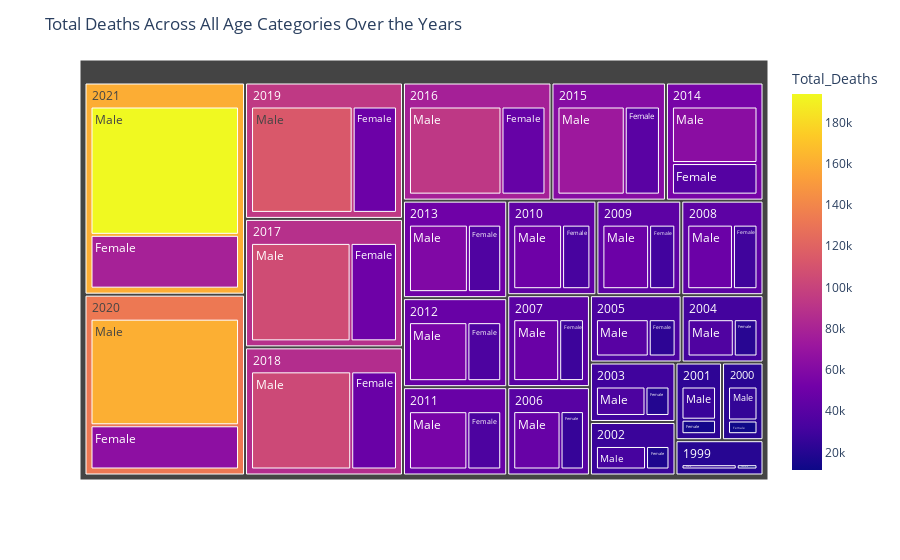

Here is the notebook cell this chart was saved with:
### Markdown cell above
## Death by Year - Tree Map

### Code cell
# Calculate the total deaths for each year
sorted_deaths['Total_Deaths'] = sorted_deaths.iloc[:, 4:].sum(axis=1)

# Create a Treemap
fig = px.treemap(sorted_deaths, path=['Year', 'Gender'], values='Total_Deaths',
                 color='Total_Deaths', hover_data=['Year', 'Gender', 'Total_Deaths'])
fig.update_layout(title='Total Deaths Across All Age Categories Over the Years')
fig.show()

### Figure 1 — Plotly figure (JSON) as saved in the notebook; plotly's stock layout.template omitted (floating-point values rounded to 4 significant figures; data arrays with more than 128 entries replaced by an {"elided": "..."} marker saying what was removed)
{"data": [{"branchvalues": "total", "customdata": {"elided": "69x4 mixed values"}, "domain": {"x": [0, 1], "y": [0, 1]}, "hovertemplate": "labels=%{label}<br>Total_Deaths_sum=%{value}<br>parent=%{parent}<br>id=%{id}<br>Year=%{customdata[0]}<br>Gender=%{customdata[1]}<br>Total_Deaths=%{color}<extra></extra>", "ids": ["1999/Female", "2000/Female", "2001/Female", "2002/Female", "2003/Female", "2004/Female", "2005/Female", "2006/Female", "2007/Female", "2008/Female", "2009/Female", "2010/Female", "2011/Female", "2012/Female", "2013/Female", "2014/Female", "2015/Female", "2016/Female", "2017/Female", "2018/Female", "2019/Female", "2020/Female", "2021/Female", "1999/Male", "2000/Male", "2001/Male", "2002/Male", "2003/Male", "2004/Male", "2005/Male", "2006/Male", "2007/Male", "2008/Male", "2009/Male", "2010/Male", "2011/Male", "2012/Male", "2013/Male", "2014/Male", "2015/Male", "2016/Male", "2017/Male", "2018/Male", "2019/Male", "2020/Male", "2021/Male", "1999", "2000", "2001", "2002", "2003", "2004", "2005", "2006", "2007", "2008", "2009", "2010", "2011", "2012", "2013", "2014", "2015", "2016", "2017", "2018", "2019", "2020", "2021"], "labels": ["Female", "Female", "Female", "Female", "Female", "Female", "Female", "Female", "Female", "Female", "Female", "Female", "Female", "Female", "Female", "Female", "Female", "Female", "Female", "Female", "Female", "Female", "Female", "Male", "Male", "Male", "Male", "Male", "Male", "Male", "Male", "Male", "Male", "Male", "Male", "Male", "Male", "Male", "Male", "Male", "Male", "Male", "Male", "Male", "Male", "Male", "1999", "2000", "2001", "2002", "2003", "2004", "2005", "2006", "2007", "2008", "2009", "2010", "2011", "2012", "2013", "2014", "2015", "2016", "2017", "2018", "2019", "2020", "2021"], "marker": {"coloraxis": "coloraxis", "colors": [11410.0, 11950.0, 13730.0, 17360.0, 19210.0, 21030.0, 22730.0, 25870.0, 28580.0, 29420.0, 30440.0, 32520.0, 34810.0, 34870.0, 36210.0, 38420.0, 40720.0, 46410.0, 50230.0, 47770.0, 49310.0, 65120.0, 78370.0, 24310.0, 24940.0, 27060.0, 32050.0, 34770.0, 36300.0, 39960.0, 46700.0, 47840.0, 48870.0, 49080.0, 50000.0, 54630.0, 54890.0, 58640.0, 63410.0, 72790.0, 92940.0, 105900.0, 103900.0, 113300.0, 160800.0, 193900.0, 20780.0, 21210.0, 23000.0, 27360.0, 29700.0, 31120.0, 34150.0, 39800.0, 41100.0, 42070.0, 42390.0, 43580.0, 47350.0, 47550.0, 50530.0, 54450.0, 61770.0, 77950.0, 88230.0, 86310.0, 93880.0, 132700.0, 159800.0]}, "name": "", "parents": ["1999", "2000", "2001", "2002", "2003", "2004", "2005", "2006", "2007", "2008", "2009", "2010", "2011", "2012", "2013", "2014", "2015", "2016", "2017", "2018", "2019", "2020", "2021", "1999", "2000", "2001", "2002", "2003", "2004", "2005", "2006", "2007", "2008", "2009", "2010", "2011", "2012", "2013", "2014", "2015", "2016", "2017", "2018", "2019", "2020", "2021", "", "", "", "", "", "", "", "", "", "", "", "", "", "", "", "", "", "", "", "", "", "", ""], "type": "treemap", "values": [68608, 74724, 88844, 117952, 134116, 151224, 168084, 195508, 214892, 219584, 232852, 249956, 273072, 275128, 296836, 333776, 375380, 456724, 520852, 512692, 528720, 687772, 813084, 182456, 185544, 203292, 251968, 276980, 294180, 330404, 395220, 399232, 408528, 415788, 431272, 470888, 475004, 524552, 597360, 717300, 960760, 1118352, 1122700, 1211788, 1657900, 1938768, 251064, 260268, 292136, 369920, 411096, 445404, 498488, 590728, 614124, 628112, 648640, 681228, 743960, 750132, 821388, 931136, 1092680, 1417484, 1639204, 1635392, 1740508, 2345672, 2751852]}], "layout": {"coloraxis": {"colorbar": {"title": {"text": "Total_Deaths"}}, "colorscale": [[0, "#0d0887"], [0.1111, "#46039f"], [0.2222, "#7201a8"], [0.3333, "#9c179e"], [0.4444, "#bd3786"], [0.5556, "#d8576b"], [0.6667, "#ed7953"], [0.7778, "#fb9f3a"], [0.8889, "#fdca26"], [1, "#f0f921"]]}, "legend": {"tracegroupgap": 0}, "margin": {"t": 60}, "title": {"text": "Total Deaths Across All Age Categories Over the Years"}}}
